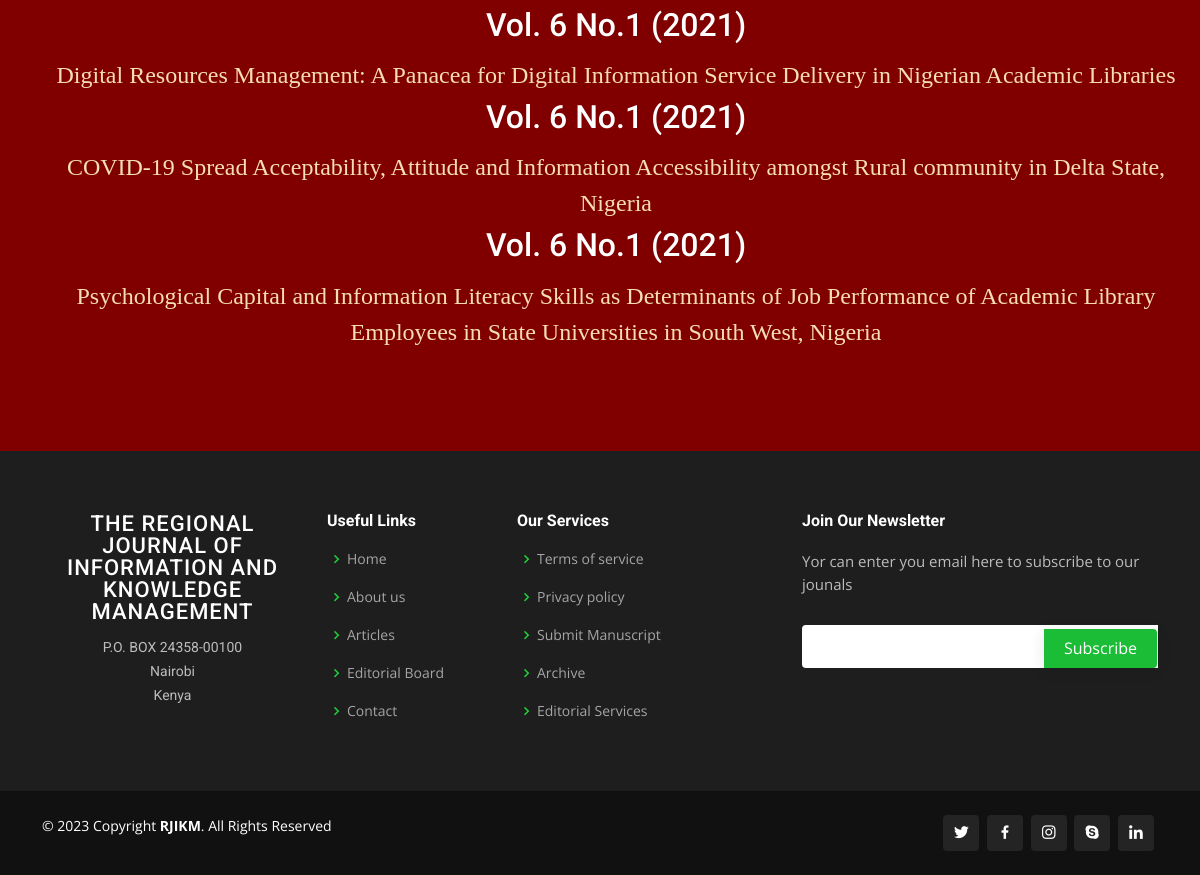
/rjikm/articles (lower part), run on an earlier commit of the app's database.
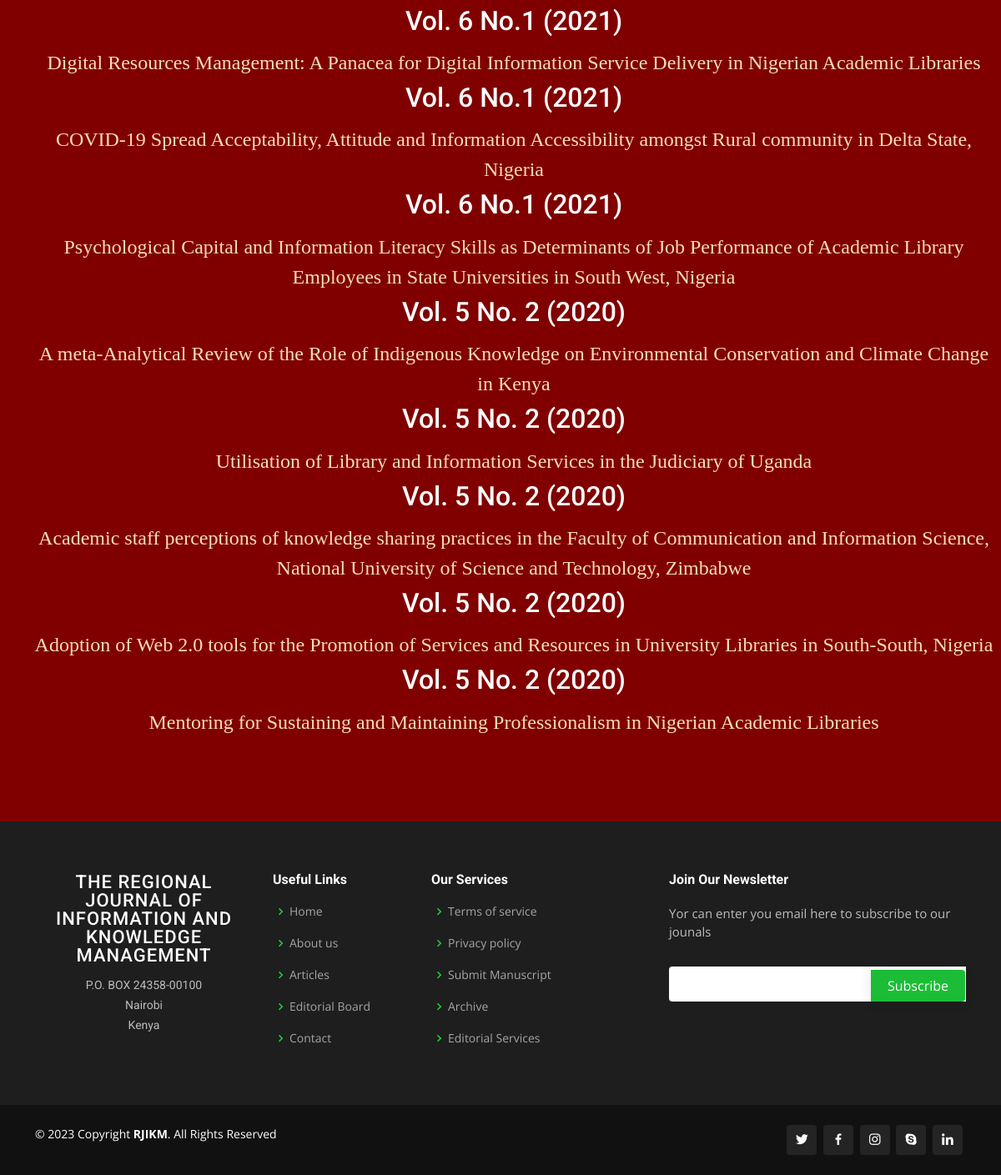
And on a later commit of the database.
### rjikm/models.py (models this page shows, shortened)
class Article(models.Model):
    volume = models.CharField(max_length=100, default="untitled")
    title = models.CharField(max_length=400, default='Untitled')
    author1 = models.CharField(max_length=100, default='Anonymous')
    university1 = models.CharField(max_length=100, default='Unknown')
    department1 = models.CharField(max_length=100, default='Unknown')
    email1 = models.EmailField(default='anonymous@example.com')
    author2 = models.CharField(max_length=100, default='Anonymous')
    department2 = models.CharField(max_length=100, default='Unknown')
    university2 = models.CharField(max_length=100, default='Unknown')
    email2 = models.EmailField(default='anonymous@example.com')
    author3 = models.CharField(max_length=100, default='Anonymous')
    department3 = models.CharField(max_length=100, default='Unknown')
    university3 = models.CharField(max_length=100, default='Unknown')
    email3 = models.EmailField(default='anonymous@example.com')
    abstract_title = models.CharField(max_length=100, default='Abstract')
    abstract = models.TextField(default='No abstract provided')
    keyword_title = models.CharField(max_length=100, default="Keyword")
    keywords = models.CharField(max_length=200, default='None')
    pdf_doc = models.FileField(upload_to='rjikm/uploads/', default='Untitled')

### rjikm/views.py (the view)
# urls.py: path('articles', views.articles, name='articles'),
def articles(request):
    articles = Article.objects.all()
    return render(request, "rjikm/articles.html", {'articles': articles})

### rjikm/templates/rjikm/articles.html
{% extends "rjikm/layoutarticles.html" %}
{% block body %}
<section style="background-color: maroon; margin:0px 0px 0px 0px; padding: 100px 0px 80px;">
  <div style=" text-align:center; color: white; font-family: Times New Roman, Times, serif; font-size: 24px;">
    <ol style="display: inline-block; text-align: center; list-style: none;">
        {% for article in articles %}
        <h2 style="text-align:center;"> {{article.volume }} </h2>
        <li style="padding: 5px;" >
        <a href="{% url 'article_view' article.id %}" style="text-align: left; color: wheat;" target="_blank"> {{article.title}}</a>
        </li>
        {% endfor %}
      </ol>
  </div>
</section>
{% endblock %}

### rjikm/templates/rjikm/layoutarticles.html (shortened to what this page needs)
{% load static %}
<!DOCTYPE html>
<html lang="en">
<head>
  <link href="{% static 'vendor/animate.css/animate.min.css' %}" rel="stylesheet">
  <link href="{% static 'vendor/aos/aos.css' %}" rel="stylesheet">
  <link href="{% static 'vendor/bootstrap/css/bootstrap.min.css' %}" rel="stylesheet">
  <link href="{% static 'vendor/bootstrap-icons/bootstrap-icons.css' %}" rel="stylesheet">
  <link href="{% static 'vendor/boxicons/css/boxicons.min.css' %}" rel="stylesheet">
  <link href="{% static 'vendor/glightbox/css/glightbox.min.css' %}" rel="stylesheet">
  <link href="{% static 'vendor/remixicon/remixicon.css' %}" rel="stylesheet">
  <link href="{% static 'vendor/swiper/swiper-bundle.min.css' %}" rel="stylesheet">
    <link href="{% static 'rjikm/style.css' %}" rel="stylesheet">
</head>
<body>
      {% block body %}
      {% endblock %}
<footer id="footer">
    <div class="footer-top">
      <div class="container">
        <div class="row">
          <div class="col-lg-3 col-md-6 footer-contact">
            <h3 style="text-align: center;">The Regional Journal of Information and Knowledge Management</h3>
            <p style="text-align: center;">
              P.O. BOX 24358-00100 <br>
              Nairobi<br>
               Kenya <br><br>
            </p>
          </div>
          <div class="col-lg-2 col-md-6 footer-links">
            <h4>Useful Links</h4>
            <ul>
              <li><i class="bx bx-chevron-right"></i> <a href="{% url 'index' %}">Home</a></li>
              <li><i class="bx bx-chevron-right"></i> <a href="{% url 'about' %}">About us</a></li>
              <li><i class="bx bx-chevron-right"></i> <a href="{% url 'articles' %}">Articles</a></li>
              <li><i class="bx bx-chevron-right"></i> <a href="{% url 'editorial' %}">Editorial Board</a></li>
              <li><i class="bx bx-chevron-right"></i> <a href="{% url 'contact' %}">Contact</a></li>
            </ul>
          </div>
          <div class="col-lg-3 col-md-6 footer-links">
            <h4>Our Services</h4>
            <ul>
             <li><i class="bx bx-chevron-right"></i> <a href="{% url 'authorInstructions' %}">Terms of service</a></li>
              <li><i class="bx bx-chevron-right"></i> <a href="{% url 'contact' %}">Privacy policy</a></li>
              <li><i class="bx bx-chevron-right"></i> <a href="{% url 'submit' %}">Submit Manuscript</a></li>
              <li><i class="bx bx-chevron-right"></i> <a href="#">Archive</a></li>
              <li><i class="bx bx-chevron-right"></i> <a href="{% url 'editorial' %}">Editorial Services</a></li>
            </ul>
          </div>
          <div class="col-lg-4 col-md-6 footer-newsletter">
            <h4>Join Our Newsletter</h4>
            <p>Yor can enter you email here to subscribe to our jounals</p>
            <form action="" method="post">
              <input type="email" name="email"><input type="submit" value="Subscribe">
            </form>
          </div>
        </div>
      </div>
    </div>
    <div class="container d-md-flex py-4">
      <div class="me-md-auto text-center text-md-start">
        <div class="copyright">
          &copy; <script>document.write(new Date().getFullYear());</script> Copyright <strong><span>RJIKM</span></strong>. All Rights Reserved
        </div>
        <div class="credits">
        </div>
      </div>
      <div class="social-links text-center text-md-right pt-3 pt-md-0">
        <a href="#" class="twitter"><i class="bx bxl-twitter"></i></a>
        <a href="#" class="facebook"><i class="bx bxl-facebook"></i></a>
        <a href="#" class="instagram"><i class="bx bxl-instagram"></i></a>
        <a href="#" class="google-plus"><i class="bx bxl-skype"></i></a>
        <a href="#" class="linkedin"><i class="bx bxl-linkedin"></i></a>
      </div>
    </div>
  </footer>
</body>
</html>

### rjikm/static/rjikm/style.css (style rules this page uses)
body { font-family: "Open Sans", sans-serif; color: #4d4643; }
a { color: #1bbd36; text-decoration: none; }
h1, h2, h3, h4, h5, h6 { font-family: "Roboto", sans-serif; }
input[type=submit] { background-color: #04AA6D; border: none; color: #ffffff; text-decoration: none; padding: 20px 20px; margin: 4px 5px 0px 100px; cursor: pointer; }
section { padding: 60px 0; overflow: hidden; }
#footer { color: #fff; font-size: 14px; background: #111; }
#footer .footer-top { padding: 60px 0 30px 0; background: #1e1e1e; }
#footer .footer-top .footer-contact { margin-bottom: 30px; }
#footer .footer-top .footer-contact h3 { font-size: 22px; margin: 0 0 10px 0; padding: 2px 0 2px 0; line-height: 1; font-weight: 500; letter-spacing: 1px; text-transform: uppercase; color: #fff; }
#footer .footer-top .footer-contact p { font-size: 14px; line-height: 24px; margin-bottom: 0; font-family: "Roboto", sans-serif; color: rgba(255, 255, 255, 0.7); }
#footer .footer-top h4 { font-size: 16px; font-weight: bold; color: #fff; position: relative; padding-bottom: 12px; }
#footer .footer-top .footer-links { margin-bottom: 30px; }
#footer .footer-top .footer-links ul { list-style: none; padding: 0; margin: 0; }
#footer .footer-top .footer-links ul i { padding-right: 2px; color: #1ed33c; font-size: 18px; line-height: 1; }
#footer .footer-top .footer-links ul li { padding: 10px 0; display: flex; align-items: center; }
#footer .footer-top .footer-links ul li:first-child { padding-top: 0; }
#footer .footer-top .footer-links ul a { color: rgba(255, 255, 255, 0.6); transition: 0.3s; display: inline-block; line-height: 1; }
#footer .footer-newsletter { font-size: 15px; color: rgba(255, 255, 255, 0.7); }
#footer .footer-newsletter h4 { font-size: 16px; font-weight: bold; color: #fff; position: relative; padding-bottom: 12px; }
#footer .footer-newsletter form { margin-top: 30px; background: #fff; padding: 6px 10px; position: relative; border-radius: 4px 0 0 4px; text-align: left; }
#footer .footer-newsletter form input[type=email] { border: 0; padding: 4px 8px; width: calc(100% - 100px); }
#footer .footer-newsletter form input[type=submit] { position: absolute; top: 0; right: -4px; bottom: 0; border: 0; background: none; font-size: 16px; padding: 0 20px; background: #1bbd36; color: #fff; transition: 0.3s; border-radius: 0 4px 4px 0; box-shadow: 0px 2px 15px rgba(0, 0, 0, 0.1); }
#footer .credits { padding-top: 5px; font-size: 13px; color: #fff; }
#footer .social-links a { font-size: 18px; display: inline-block; background: rgba(255, 255, 255, 0.08); color: #fff; line-height: 1; padding: 8px 0; margin-right: 4px; border-radius: 4px; text-align: center; width: 36px; height: 36px; transition: 0.3s; }

What changed in the data, as far as the page shows it:
added Article: volume "Vol. 5 No. 2 (2020)", title "A meta-Analytical Review of the Role of Indigenous Knowledge on Environmental Conservation and Climate Change in Kenya"
added Article: volume "Vol. 5 No. 2 (2020)", title "Utilisation of Library and Information Services in the Judiciary of Uganda"
added Article: volume "Vol. 5 No. 2 (2020)", title "Academic staff perceptions of knowledge sharing practices in the Faculty of Communication and Information Science, National University of Science and Technology, Zimbabwe"
added Article: volume "Vol. 5 No. 2 (2020)", title "Adoption of Web 2.0 tools for the Promotion of Services and Resources in University Libraries in South-South, Nigeria"
added Article: volume "Vol. 5 No. 2 (2020)", title "Mentoring for Sustaining and Maintaining Professionalism in Nigerian Academic Libraries"
